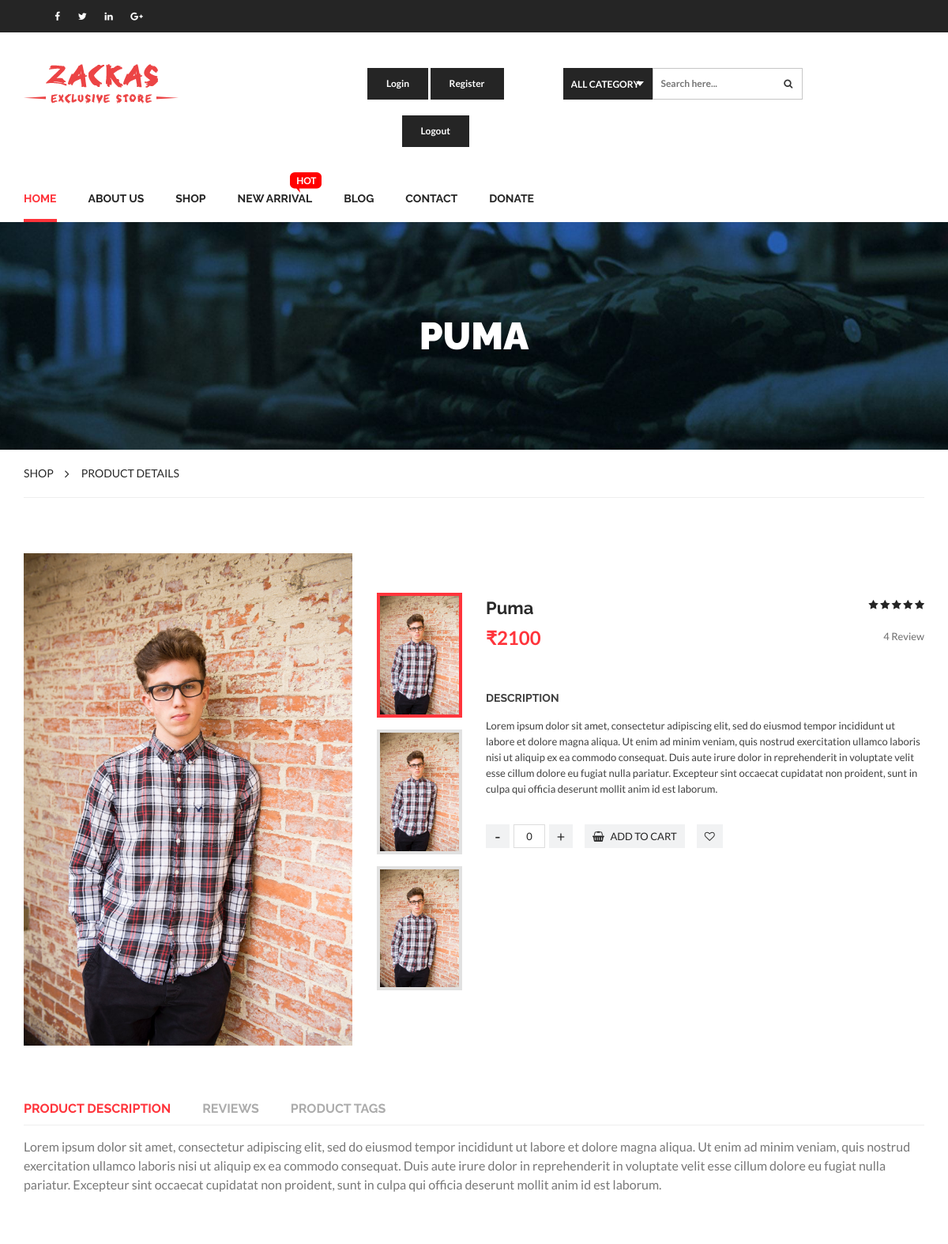
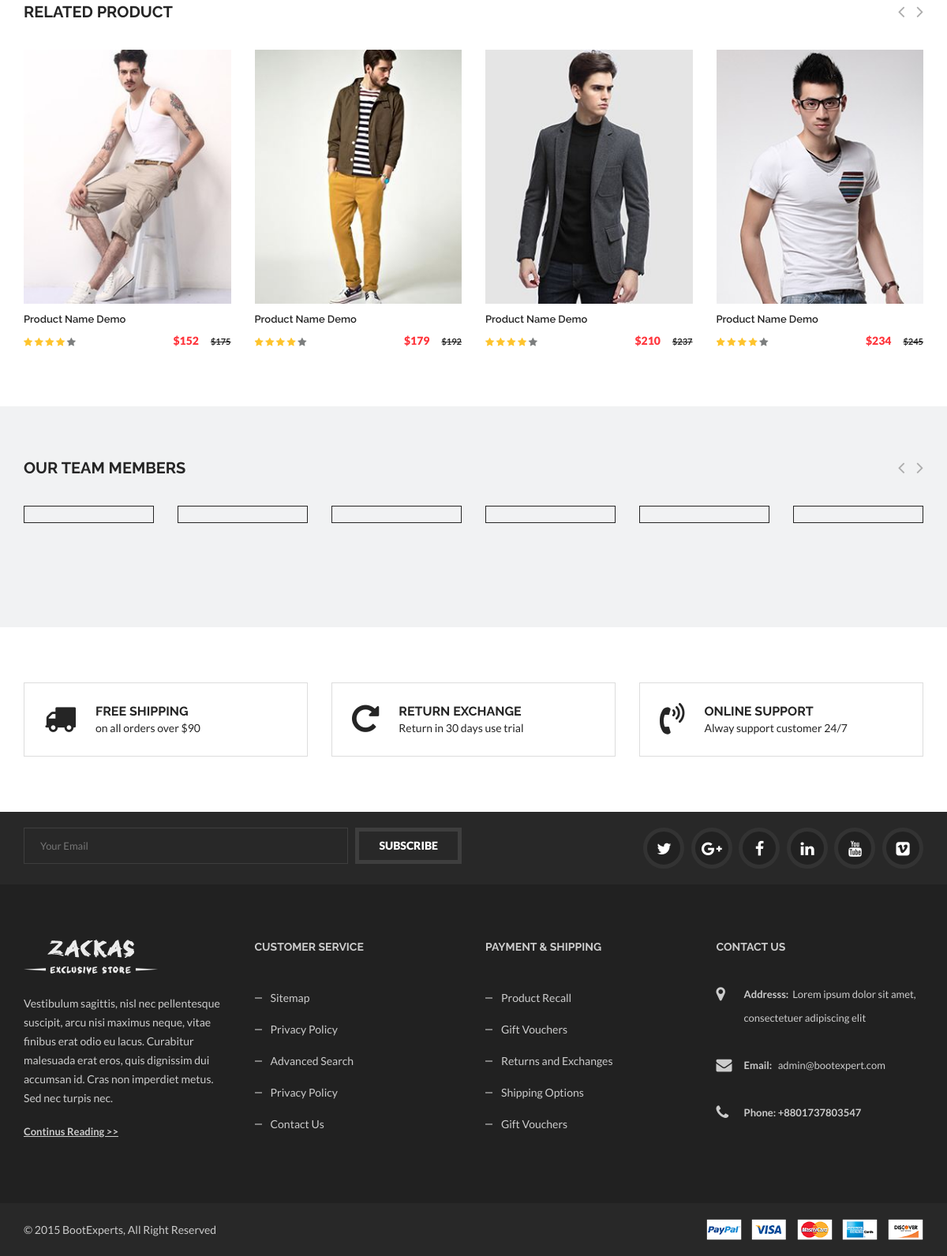
The app's page /product_details/12/ with its own data (2 pictures, top to bottom).
### shopping/models.py (models this page shows, shortened)
class Product(models.Model):
    subcategory = models.ForeignKey(Sub_category,on_delete=models.CASCADE,null=True)
    name = models.CharField(max_length=100,null=True)
    price = models.CharField(max_length=100,null=True)
    discription = models.TextField(max_length=500,null=True)
    img1 = models.FileField(null=True)
    img2 = models.FileField(null=True)
    img3 = models.FileField(null=True)

### shopping/views.py (the view)
# urls.py: url(r'^product_details/(?P<p_id>[0-9]+)/$',Product_Details,name='product_detail'),
def Product_Details(request,p_id):
    pdata = Product.objects.filter(id = p_id).first()
    if request.user.is_authenticated():
      d = {'allcat': all_category(),"product":pdata, 'total': total(request.user)}
    else:
        d = {'allcat': all_category(), "product": pdata}
    return render(request,'product_details.html',d)

### shopping/views.py (called while the page is built)
def all_category():
    all_cat = Category.objects.all()
    return all_cat

### shopping/templates/product_details.html (shortened to what this page needs)
{% extends 'base.html' %}
{% block body %}
{% load static %}
<div class="page-banner padding-120 fix">
	<div class="container">
		<div class="row">
			<div class="col-xs-12">
				<h1>{{ product.name }}</h1>
			</div>
		</div>
	</div>
</div>
<div class="page-breadcrumb fix">
	<div class="container">
		<div class="row">
			<div class="col-sm-12">
				<ul>
					<li><a href="product-details.html#">shop</a></li>
					<li><span>product details</span></li>
				</ul>
			</div>
		</div>
	</div>
</div>
<div class="single-product-page page margin-top-70 fix">
	<div class="container">
		<div class="row">
			<div class="single-product-wrapper margin-bottom-70 fix">
				<div class="col-md-6 col-xs-12">
					<div class="product-image">
						<div class="tab-content">
							<div role="tabpanel" class="tab-pane active" id="view-1">
								<div class="simpleLens-big-image-container">
									<a class="simpleLens-lens-image" data-lens-image="{{ product.img1.url }}">
										<img src="{{ product.img1.url }}" alt="" class="simpleLens-big-image">
									</a>
								</div>
							</div>
						</div>
						<ul class="nav nav-tabs" role="tablist">
							<li class="active"><a href="#view-1" data-toggle="tab"><img src="{{ product.img1.url }}" height="100px" width="100px" alt="" /></a></li>
							<li><a href="product-details.html#view-2" data-toggle="tab"><img src="{{ product.img2.url }}"  height="100px" width="100px" alt="" /></a></li>
							<li><a href="product-details.html#view-3" data-toggle="tab"><img src="{{ product.img3.url }}" alt="" height="100px" width="100px" /></a></li>
						</ul>
					</div>
				</div>
				<div class="col-md-6 col-xs-12 fix">
					<div class="single-pro-title fix">
						<div class="name-price">
							<h2 class="single-pro-name">{{ product.name }}</h2>
							<p class="single-pro-price">
								<span class="new">&#8377;{{ product.price }}</span>
							</p>
						</div>
						<div class="ratting-review">
							<div class="ratting">
								<i class="fa fa-star on"></i>
								<i class="fa fa-star on"></i>
								<i class="fa fa-star on"></i>
								<i class="fa fa-star on"></i>
								<i class="fa fa-star on"></i>
							</div>
							<p class="review-count">4 Review</p>
						</div>
					</div>
					<div class="pro-description fix">
						<h3>description</h3>
						<p>{{ product.discription }}</p>
					</div>
					<div class="pro-actions fix">
						<div class="pro-quantity float-left">
							<input type="text" value="0" name="qtybutton" class="pro-quantity-box">
						</div>
						{% if not request.user.is_staff %}
						{% if request.user.is_authenticated %}
						<a href="{% url 'cart' product.id %}"><button class="act-btn add-cart"><i class="fa fa-shopping-basket"></i> add to cart</button></a>
						{% else %}
						<a href="{% url 'login' %}"><button class="act-btn add-cart"><i class="fa fa-shopping-basket"></i> add to cart
						</button></a>
						{% endif %}
						{% endif %}
						<a href="" class="act-btn favorite"><i class="fa fa-heart-o"></i></a>
					</div>
				</div>
			</div>
			<div class="sin-pro-tab col-xs-12 margin-bottom-70">
				<ul class="sin-pro-tab-list">
					<li class="active"><a data-toggle="tab" href="product-details.html#pro-des">Product Description</a></li>
					<li class=""><a data-toggle="tab" href="product-details.html#pro-reviews">Reviews</a></li>
					<li class=""><a data-toggle="tab" href="product-details.html#pro-tags">Product Tags</a></li>
				</ul>
				<div class="sin-pro-tab-container tab-content fix">
					<div class="tab-pane active" id="pro-des">
						<p>{{ product.discription }}</p>
					</div>
				</div>
			</div>
		</div>
		<div class="row">
			<div class="col-xs-12">
				<div class="section-title fix">
					<h2>Related Product</h2>
				</div>
				<div class="propular-slider related-product owl-carousel">
					<div class="single-product">
						<div class="pro-image-hover">
							<a href="" class="pro-image">
								<img class="primary" src="{% static 'img/tab-product/11.jpg' %}" alt="" />
							</a>
						</div>
						<div class="pro-bref fix">
							<a class="pro-name" href="">Product Name Demo</a>
							<div class="pro-ratting float-left">
								<i class="fa fa-star on"></i>
								<i class="fa fa-star on"></i>
								<i class="fa fa-star on"></i>
								<i class="fa fa-star on"></i>
								<i class="fa fa-star"></i>
							</div>
							<div class="pro-price float-right"><span class="new">$152</span><span class="old">$175</span></div>
						</div>
					</div>
					<div class="single-product">
						<div class="pro-image-hover">
							<a class="pro-image" href="">
								<img class="primary" src="{% static 'img/tab-product/12.jpg' %}" alt="" />
							</a>
						</div>
						<div class="pro-bref fix">
							<a class="pro-name" href="">Product Name Demo</a>
							<div class="pro-ratting float-left">
								<i class="fa fa-star on"></i>
								<i class="fa fa-star on"></i>
								<i class="fa fa-star on"></i>
								<i class="fa fa-star on"></i>
								<i class="fa fa-star"></i>
							</div>
							<div class="pro-price float-right"><span class="new">$179</span><span class="old">$192</span></div>
						</div>
					</div>
					<div class="single-product">
						<div class="pro-image-hover">
							<a class="pro-image" href="">
								<img class="primary" src="{% static 'img/tab-product/13.jpg' %}" alt="" />
							</a>
						</div>
						<div class="pro-bref fix">
							<a class="pro-name" href="">Product Name Demo</a>
							<div class="pro-ratting float-left">
								<i class="fa fa-star on"></i>
								<i class="fa fa-star on"></i>
								<i class="fa fa-star on"></i>
								<i class="fa fa-star on"></i>
								<i class="fa fa-star"></i>
							</div>
							<div class="pro-price float-right"><span class="new">$210</span><span class="old">$237</span></div>
						</div>
					</div>
					<div class="single-product">
						<div class="pro-image-hover">
							<a class="pro-image" href="">
								<img class="primary" src="{% static 'img/tab-product/15.jpg' %}" alt="" />
							</a>
						</div>
						<div class="pro-bref fix">
							<a class="pro-name" href="">Product Name Demo</a>
							<div class="pro-ratting float-left">
								<i class="fa fa-star on"></i>
								<i class="fa fa-star on"></i>
								<i class="fa fa-star on"></i>
								<i class="fa fa-star on"></i>
								<i class="fa fa-star"></i>
							</div>
							<div class="pro-price float-right"><span class="new">$234</span><span class="old">$245</span></div>
						</div>
					</div>
				</div>
			</div>
		</div>
	</div>
</div>
{% endblock %}

### records on screen
Product: name "PUMA", img1 (picture), img2 (picture), img3 (picture), name "Puma", price "2100", discription "Lorem ipsum dolor sit amet, consectetur adipiscing elit, sed do eiusmod tempor incididunt ut labore et dolore magna aliqua. Ut enim ad minim veniam, quis nostrud exercitation ullamco laboris nisi ut aliquip ex ea commodo consequat. Duis aute irure dolor in reprehenderit in voluptate velit esse cillum dolore eu fugiat nulla pariatur. Excepteur sint occaecat cupidatat non proident, sunt in culpa qui officia deserunt mollit anim id est laborum."
